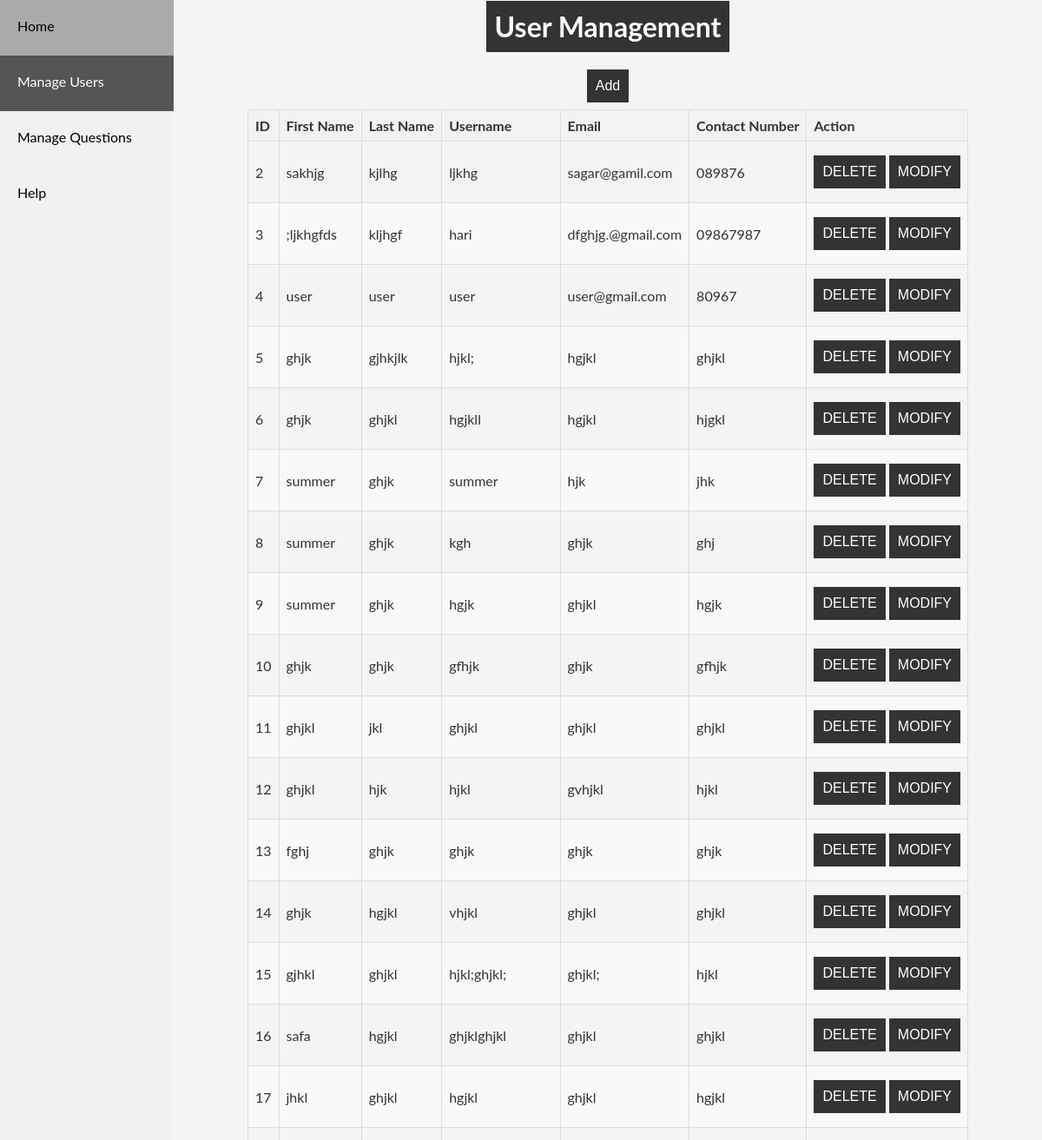
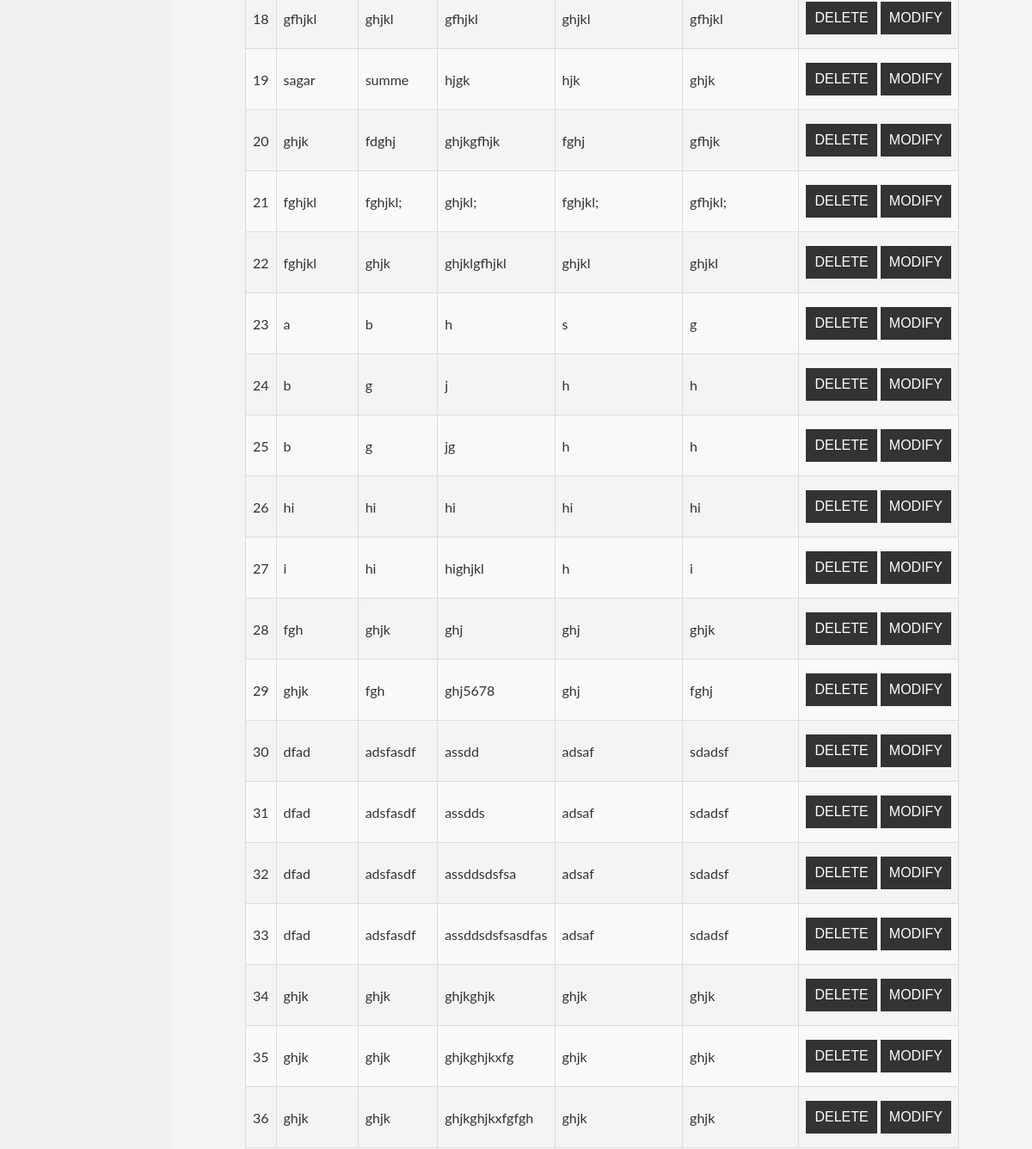
Before: /?route=user_manage (signed in) with the older database file (2 pictures, top to bottom).
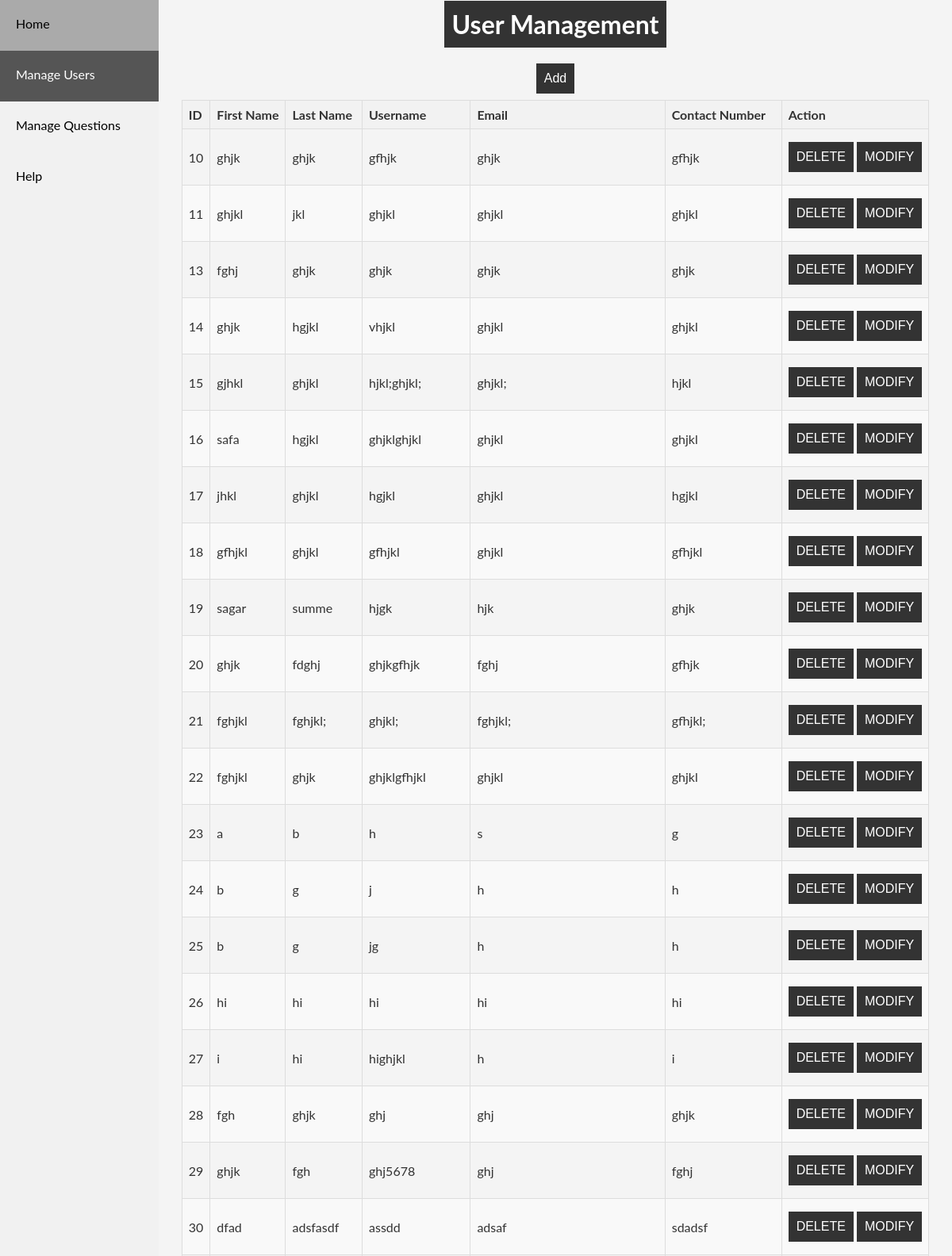
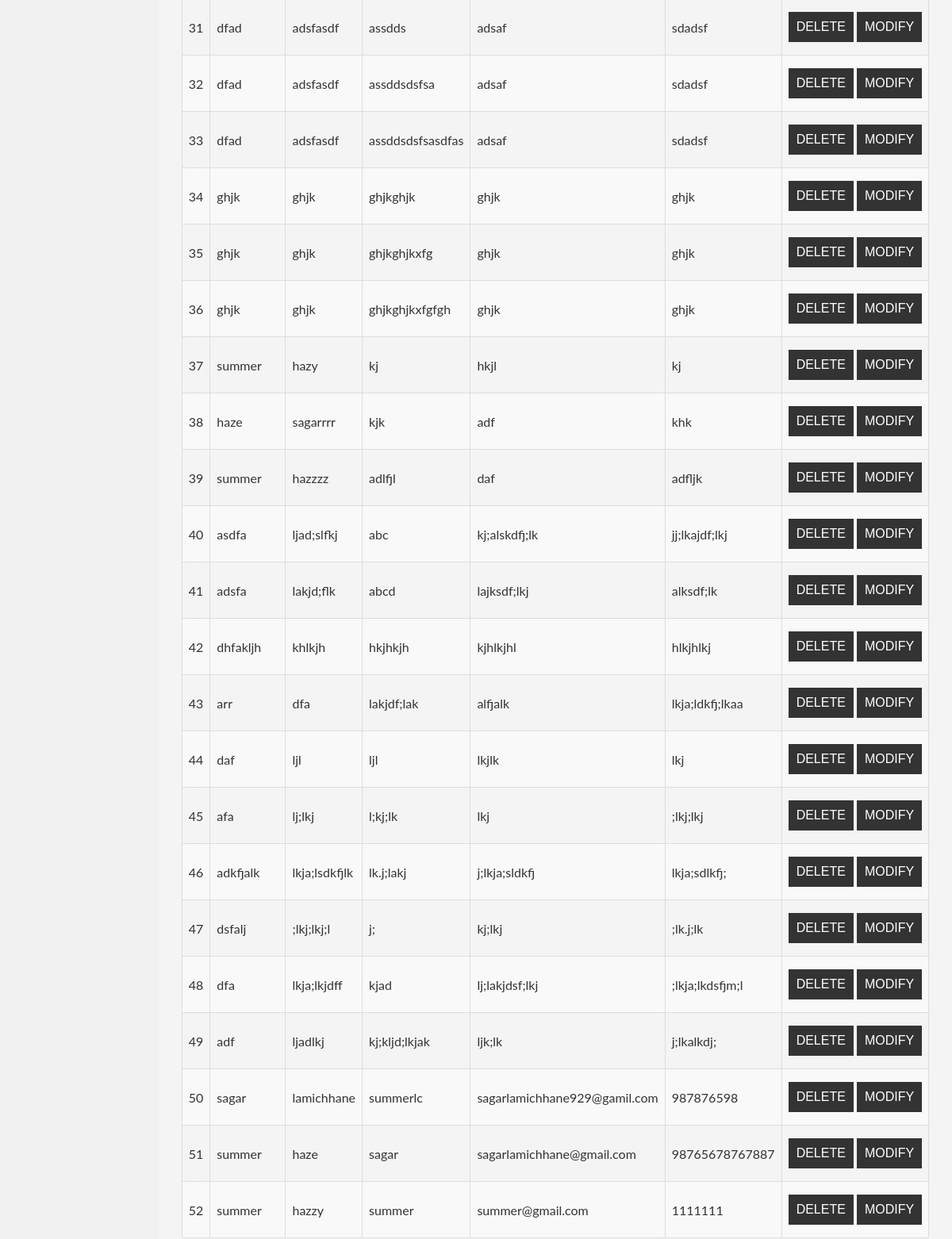
After: the same page with the newer database file (2 pictures, top to bottom).
### tables this page shows
CREATE TABLE `user` (
  `u_id` int(11) NOT NULL,
  `fname` varchar(64) DEFAULT NULL,
  `lname` varchar(64) NOT NULL,
  `uname` varchar(64) DEFAULT NULL,
  `password` varchar(64) DEFAULT NULL,
  `email` varchar(64) DEFAULT NULL,
  `contact_no` varchar(16) DEFAULT NULL
);

### models/UserManageModel.php (called while the page is built, shortened)
<?php
class UserManageModel {
  private $conn;
  public function __construct() {
    $this->conn = new mysqli(DB_HOST, DB_USERNAME, DB_PASSWORD, DB_NAME);
  }
  public function getAllUsers() {
    $users= array();
    $query = "SELECT u_id, fname, lname, uname, email, contact_no FROM user";
    $result = $this->conn->query($query);
    if ($result) {
      while ($row = $result->fetch_assoc()) {
        $users[] = $row;
      }
    } else {
      echo "Error: " . $this->conn->error;
    }
    return $users;
  }
}
?>

### views/admin/manage/user_manage.php (the view, shortened to what this page needs)
<!DOCTYPE html>
<html lang="en">
<head>
  <link rel="stylesheet" href="css/quiz-style.css">
  <link rel="stylesheet" href="css/alert.css">
  <link rel="stylesheet" href="css/respon-nav.css">
</head>
<body>
      <div class = "slidebar">
      <a class="" href="?route=home">Home</a>
      <a class="active"href="?route=user_manage">Manage Users</a>
      <a class=""href="?route=question_manage">Manage Questions</a>
      <a class="split" href="#help">Help</a>
    </div>
  <div class="container content">
  <h1>User Management</h1>
    <button type="button" class="add"  style ="display:block;"id="add-user">Add</button>
    <div class="table-container-user">
    <table class="table">
      <thead>
        <tr>
          <th>ID</th>
          <th>First Name</th>
          <th>Last Name</th>
          <th>Username</th>
          <th>Email</th>
          <th>Contact Number</th>
          <th>Action</th>
        </tr>
      </thead>
      <tbody>
        <?php
        foreach ($users as $user) {
          echo "<tr id='row-" . $user['u_id'] . "' >";
          echo "<td>" . $user['u_id'] . "</td>";
          echo "<td>" . $user['fname'] . "</td>";
          echo "<td>" . $user['lname'] . "</td>";
          echo "<td>" . $user['uname'] . "</td>";
          echo "<td>" . $user['email'] . "</td>";
          echo "<td>" . $user['contact_no'] . "</td>";
          echo "<td>";
          echo "<button class='deleteBtn' type='button' data-user-id='" . $user['u_id'] . "' onclick='deleteUser(this.getAttribute(\"data-user-id\"))'>DELETE</button>";
          echo "<button class='modifyBtn' type='button' data-user-id='" . $user['u_id'] . "' onclick='modifyUser(this.getAttribute(\"data-user-id\"))'>MODIFY</button>";
          echo "</td>";
          echo "</tr>";
        }
?>
      </tbody>
    </table>
    </div>
  </div>
</body>
</html>

### index.php (shortened to what this page needs)
<?php
$route = isset($_GET["route"]) ? $_GET["route"] : "home";
switch ($route) {
case "user_manage":
  require_once "controllers/UserManageController.php";
  break;
}
?>

### controllers/UserManageController.php (shortened to what this page needs)
<?php
require_once 'models/UserManageModel.php';
$userManageController = new UserManageController();
if (isset($_POST['action'])) {
  $userManageController->processUserManage();
} else {
  $userManageController->displayUserManageDashboard();
}
class UserManageController
{
  private $userManageModel;
  public function __construct()
  {
    $this->userManageModel = new UserManageModel();
  }
  public function displayUserManageDashboard()
  {
    $users = $this->userManageModel->getAllUsers();
    require_once 'views/admin/manage/user_manage.php';
  }
}
?>

### css/quiz-style.css (style rules this page uses)
* { box-sizing: border-box; margin:0; padding:0; }
body { font-family: 'Arial', sans-serif; background-color: #f4f4f4; color: #333; }
h1 { text-align: center; margin-bottom: 20px; }
body { font-family: 'Arial', sans-serif; }
button { background-color: #333; color: #fff; padding: 10px; font-size: 16px; border: none; cursor: pointer; margin:0.5em auto; }
h1 { background-color: #333; color: #fff; padding: 10px; text-align: center; }
.container { place-items: center; min-height: 100vh; }
.table { border-collapse: collapse; width: 100%; }
.table th, .table td { border: 1px solid #dddddd; padding: 8px; text-align: left; }
.table th { background-color: #f2f2f2; }
.table tr:nth-child(even) { background-color: #f9f9f9; }

### css/respon-nav.css (style rules this page uses)
body { margin:0; font-family: "Lato", sans-serif; }
.slidebar { margin:0; padding:0; width:200px; background-color:#f1f1f1; position:fixed; height:100%; overflow:auto; }
.slidebar a { display:block; cursor: pointer; color:black; padding:1.25rem; text-decoration:none; height:4rem; }
.slidebar a.active { background-color:#555; color:white; }
div.content { margin-left:200px; padding: 1px 16px; }
a { cursor: pointer; display:flex; align-items:center; }

Changed rows visible on the page:
removed user: u_id "2", fname "sakhjg", lname "kjlhg", uname "ljkhg", email "sagar@gamil.com", contact_no "089876"
removed user: u_id "3", fname ";ljkhgfds", lname "kljhgf", uname "hari", email "dfghjg.@gmail.com", contact_no "09867987"
removed user: u_id "4", fname "user", lname "user", uname "user", email "user@gmail.com", contact_no "80967"
removed user: u_id "5", fname "ghjk", lname "gjhkjlk", uname "hjkl;", email "hgjkl", contact_no "ghjkl"
removed user: u_id "6", fname "ghjk", lname "ghjkl", uname "hgjkll", email "hgjkl", contact_no "hjgkl"
removed user: u_id "7", fname "summer", lname "ghjk", uname "summer", email "hjk", contact_no "jhk"
removed user: u_id "8", fname "summer", lname "ghjk", uname "kgh", email "ghjk", contact_no "ghj"
removed user: u_id "9", fname "summer", lname "ghjk", uname "hgjk", email "ghjkl", contact_no "hgjk"
removed user: u_id "12", fname "ghjkl", lname "hjk", uname "hjkl", email "gvhjkl", contact_no "hjkl"
added user: u_id "37", fname "summer", lname "hazy", uname "kj", email "hkjl", contact_no "kj"
added user: u_id "38", fname "haze", lname "sagarrrr", uname "kjk", email "adf", contact_no "khk"
added user: u_id "39", fname "summer", lname "hazzzz", uname "adlfjl", email "daf", contact_no "adfljk"
added user: u_id "40", fname "asdfa", lname "ljad;slfkj", uname "abc", email "kj;alskdfj;lk", contact_no "jj;lkajdf;lkj"
added user: u_id "41", fname "adsfa", lname "lakjd;flk", uname "abcd", email "lajksdf;lkj", contact_no "alksdf;lk"
added user: u_id "42", fname "dhfakljh", lname "khlkjh", uname "hkjhkjh", email "kjhlkjhl", contact_no "hlkjhlkj"
added user: u_id "43", fname "arr", lname "dfa", uname "lakjdf;lak", email "alfjalk", contact_no "lkja;ldkfj;lkaa"
added user: u_id "44", fname "daf", lname "ljl", uname "ljl", email "lkjlk", contact_no "lkj"
added user: u_id "45", fname "afa", lname "lj;lkj", uname "l;kj;lk", email "lkj", contact_no ";lkj;lkj"
added user: u_id "46", fname "adkfjalk", lname "lkja;lsdkfjlk", uname "lk.j;lakj", email "j;lkja;sldkfj", contact_no "lkja;sdlkfj;"
added user: u_id "47", fname "dsfalj", lname ";lkj;lkj;l", uname "j;", email "kj;lkj", contact_no ";lk.j;lk"
added user: u_id "48", fname "dfa", lname "lkja;lkjdff", uname "kjad", email "lj;lakjdsf;lkj", contact_no ";lkja;lkdsfjm;l"
added user: u_id "49", fname "adf", lname "ljadlkj", uname "kj;kljd;lkjak", email "ljk;lk", contact_no "j;lkalkdj;"
added user: u_id "50", fname "sagar", lname "lamichhane", uname "summerlc", email "sagarlamichhane929@gamil.com", contact_no "987876598"
added user: u_id "51", fname "summer", lname "haze", uname "sagar", email "sagarlamichhane@gmail.com", contact_no "98765678767887"
added user: u_id "52", fname "summer", lname "hazzy", uname "summer", email "summer@gmail.com", contact_no "1111111"
